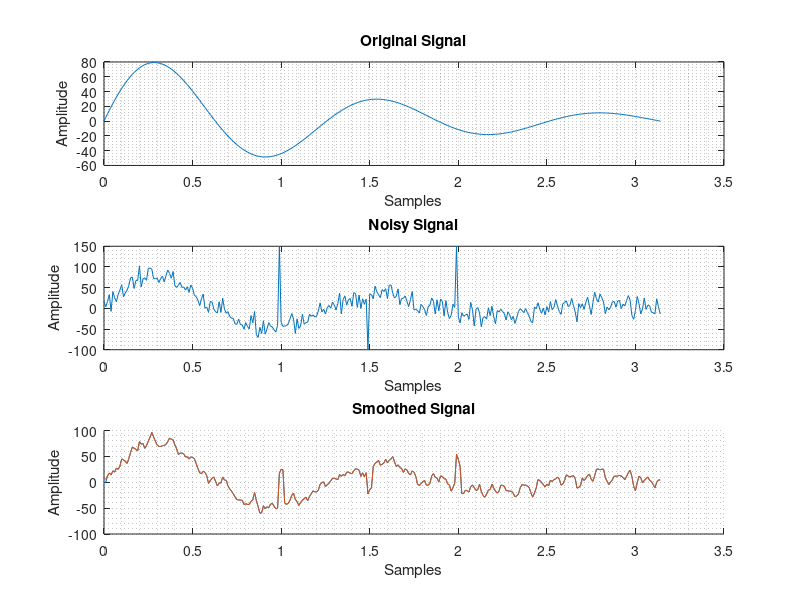

MATLAB code for this plot:
clear all;
close all;
clc;

fs = 18e3;
f = 5;

t = 0:0.01:pi; ;

x = 100*sin(f*t).*exp(-t*0.78);
xn = x + 14*randn(size(x));  % added noise
xn(100) = 150; %outlier #1
xn(150)= -100; %outlier #2
xn(200)= 150; %outlier #3
N=3;
xf = zeros(size(xn));
xfgnu = zeros(size(xn));
fk = 1/N*ones(N,1);
%filter implementation
for idx = N:length(xn)
  xf(idx)= sum(xn(idx-N+1:idx))/N; %Average calculation
end


xfgnu = filter(fk,1,xn); %pre initializes our filter to get rid of jump fk = filter kernel

figure
subplot(3,1,1)
plot(t,x) %plot normal sin curve
grid minor
xlabel('Samples')
ylabel('Amplitude')
title ('Original Signal')
subplot(3,1,2)
plot (t,xn) %plot noisy sin curve
grid minor
xlabel('Samples')
ylabel('Amplitude')
title('Noisy Signal')
subplot(3,1,3)
hold on
plot (t,xf) %plot noisy sin curve
plot(t, xfgnu)
grid minor
xlabel('Samples')
ylabel('Amplitude')
title('Smoothed Signal')
